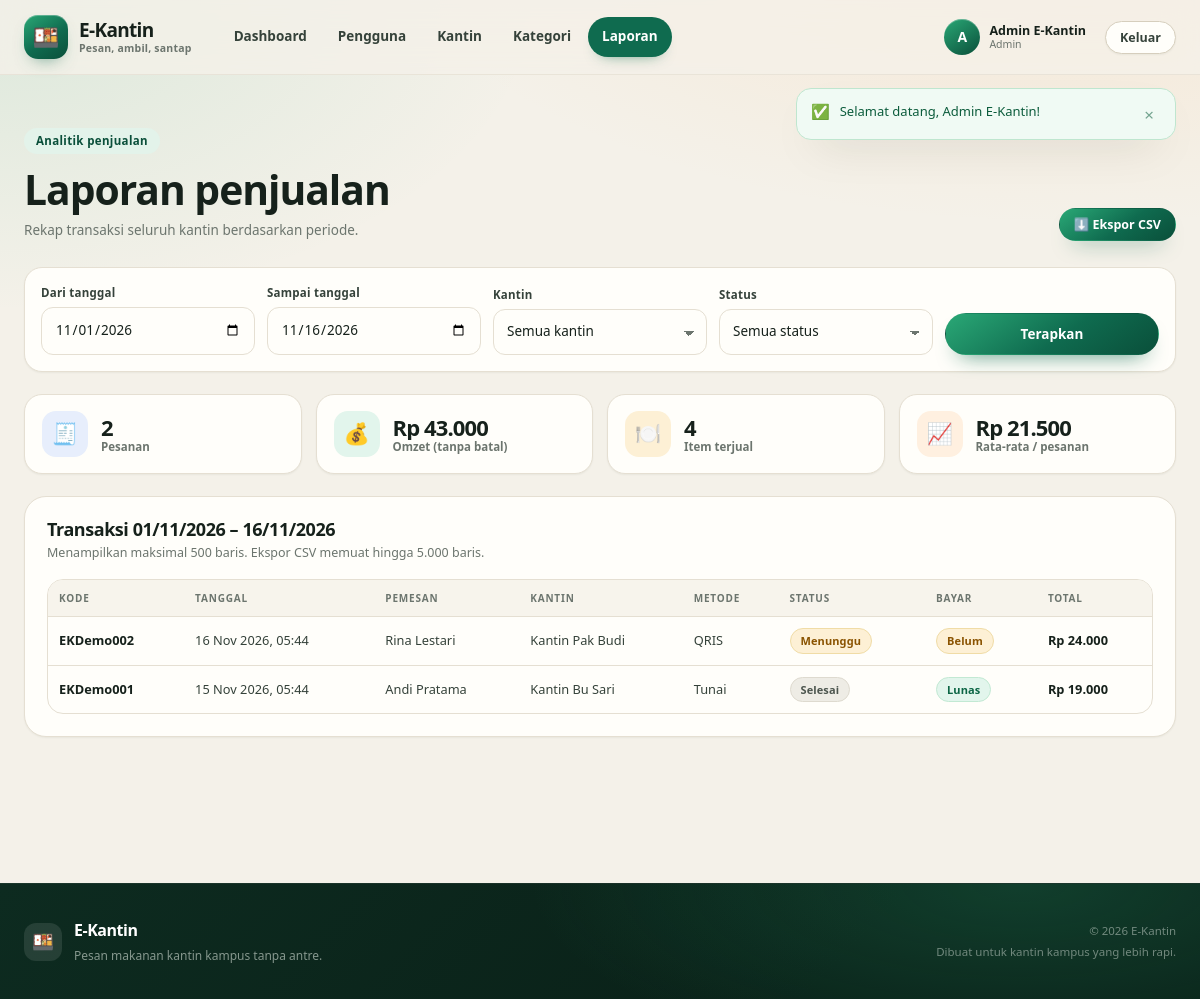
Page /admin/laporan.php (signed in) on the committed database.
### tables this page shows
CREATE TABLE IF NOT EXISTS users (
  id INT UNSIGNED AUTO_INCREMENT PRIMARY KEY,
  nama VARCHAR(100) NOT NULL,
  email VARCHAR(150) NOT NULL UNIQUE,
  password VARCHAR(255) NOT NULL,
  role ENUM('admin','kantin','siswa') NOT NULL DEFAULT 'siswa',
  no_hp VARCHAR(20) DEFAULT NULL,
  kantin_id INT UNSIGNED DEFAULT NULL,
  created_at TIMESTAMP NOT NULL DEFAULT CURRENT_TIMESTAMP,
  CONSTRAINT fk_users_kantin FOREIGN KEY (kantin_id) REFERENCES kantin(id) ON DELETE SET NULL
);

CREATE TABLE IF NOT EXISTS pesanan (
  id INT UNSIGNED AUTO_INCREMENT PRIMARY KEY,
  kode VARCHAR(20) NOT NULL UNIQUE,
  user_id INT UNSIGNED NOT NULL,
  kantin_id INT UNSIGNED NOT NULL,
  total INT UNSIGNED NOT NULL DEFAULT 0,
  metode ENUM('tunai','qris') NOT NULL DEFAULT 'tunai',
  status ENUM('menunggu','diproses','siap','selesai','dibatalkan') NOT NULL DEFAULT 'menunggu',
  status_bayar ENUM('belum','lunas') NOT NULL DEFAULT 'belum',
  catatan VARCHAR(255) DEFAULT NULL,
  created_at TIMESTAMP NOT NULL DEFAULT CURRENT_TIMESTAMP,
  updated_at TIMESTAMP NOT NULL DEFAULT CURRENT_TIMESTAMP ON UPDATE CURRENT_TIMESTAMP,
  CONSTRAINT fk_pesanan_user FOREIGN KEY (user_id) REFERENCES users(id) ON DELETE CASCADE,
  CONSTRAINT fk_pesanan_kantin FOREIGN KEY (kantin_id) REFERENCES kantin(id) ON DELETE CASCADE
);

CREATE TABLE IF NOT EXISTS kantin (
  id INT UNSIGNED AUTO_INCREMENT PRIMARY KEY,
  nama VARCHAR(100) NOT NULL,
  deskripsi VARCHAR(255) DEFAULT NULL,
  lokasi VARCHAR(150) DEFAULT NULL,
  is_open TINYINT(1) NOT NULL DEFAULT 1,
  created_at TIMESTAMP NOT NULL DEFAULT CURRENT_TIMESTAMP
);

### includes/functions.php (called while the page is built, shortened)
<?php
function url(string $path = ''): string
{
    return BASE_URL . '/' . ltrim($path, '/');
}
function e(mixed $value): string
{
    return htmlspecialchars((string) $value, ENT_QUOTES, 'UTF-8');
}
function take_flashes(): array
{
    $flashes = $_SESSION['flash'] ?? [];
    return $flashes;
}
function current_user(): ?array
{
    global $pdo;
    static $cached = false;
    if ($cached !== false) {
        return $cached;
    }
    $stmt = $pdo->prepare(
        'SELECT u.*, k.nama AS nama_kantin, k.is_open AS kantin_open
         FROM users u
         LEFT JOIN kantin k ON k.id = u.kantin_id
         WHERE u.id = ?'
    );
    $stmt->execute([(int) $_SESSION['user_id']]);
    $user = $stmt->fetch();
    return $cached = $user;
}
function require_login(): array
{
    $user = current_user();
    return $user;
}
function require_role(string $role): array
{
    $user = require_login();
    return $user;
}
function role_label(string $role): string
{
    return match ($role) {
        'admin'  => 'Admin',
        'kantin' => 'Pengelola Kantin',
        default  => 'Siswa',
    };
}
function rupiah(int|float|string $number): string
{
    return 'Rp ' . number_format((int) $number, 0, ',', '.');
}
function tanggal_id(?string $datetime): string
{
    $time = strtotime($datetime);
    $bulan = [1 => 'Jan', 'Feb', 'Mar', 'Apr', 'Mei', 'Jun', 'Jul', 'Agu', 'Sep', 'Okt', 'Nov', 'Des'];
    return date('d', $time) . ' ' . $bulan[(int) date('n', $time)] . ' ' . date('Y', $time) . ', ' . date('H:i', $time);
}
function status_meta(string $status): array
{
    return match ($status) {
        'diproses'  => ['label' => 'Diproses', 'class' => 'badge-blue', 'icon' => '👨‍🍳'],
        'siap'      => ['label' => 'Siap diambil', 'class' => 'badge-green', 'icon' => '✅'],
        'selesai'   => ['label' => 'Selesai', 'class' => 'badge-gray', 'icon' => '🏁'],
        'dibatalkan'=> ['label' => 'Dibatalkan', 'class' => 'badge-red', 'icon' => '✖️'],
        default     => ['label' => 'Menunggu', 'class' => 'badge-amber', 'icon' => '⏳'],
    };
}
function metode_label(string $metode): string
{
    return $metode === 'qris' ? 'QRIS' : 'Tunai';
}

### admin/laporan.php (the view, shortened to what this page needs)
<?php
require __DIR__ . '/../config.php';
$user = require_role('admin');
$dari = (string) ($_GET['dari'] ?? date('Y-m-01'));
$sampai = (string) ($_GET['sampai'] ?? date('Y-m-d'));
$statusFilter = (string) ($_GET['status'] ?? '');
$allowedStatus = ['menunggu', 'diproses', 'siap', 'selesai', 'dibatalkan'];
if (!in_array($statusFilter, $allowedStatus, true)) {
    $statusFilter = '';
}
$kantinFilter = (int) ($_GET['kantin'] ?? 0);
$where = ['DATE(p.created_at) BETWEEN ? AND ?'];
$params = [$dari, $sampai];
$whereSql = implode(' AND ', $where);
$sql = "SELECT p.*, u.nama AS nama_pemesan, k.nama AS nama_kantin
        FROM pesanan p
        JOIN users u ON u.id = p.user_id
        JOIN kantin k ON k.id = p.kantin_id
        WHERE $whereSql
        ORDER BY p.created_at DESC";
$stmt = $pdo->prepare($sql . ' LIMIT 500');
$stmt->execute($params);
$orders = $stmt->fetchAll();
$summaryStmt = $pdo->prepare(
    "SELECT COUNT(*) AS jumlah,
            COALESCE(SUM(CASE WHEN p.status <> 'dibatalkan' THEN p.total ELSE 0 END), 0) AS omzet
     FROM pesanan p WHERE $whereSql"
);
$summaryStmt->execute($params);
$summary = $summaryStmt->fetch();
$itemSql = "SELECT COALESCE(SUM(d.qty), 0)
            FROM pesanan_detail d
            JOIN pesanan p ON p.id = d.pesanan_id
            WHERE $whereSql AND p.status <> 'dibatalkan'";
$itemStmt = $pdo->prepare($itemSql);
$itemStmt->execute($params);
$totalItems = (int) $itemStmt->fetchColumn();
$average = (int) $summary['jumlah'] > 0 ? (int) $summary['omzet'] / (int) $summary['jumlah'] : 0;
$queryString = http_build_query(array_filter([
    'dari'   => $dari,
    'sampai' => $sampai,
    'status' => $statusFilter,
    'kantin' => $kantinFilter,
]));
$active = 'laporan';
require __DIR__ . '/../includes/header.php';
?>
<section class="section">
    <div class="page-head">
        <div>
            <span class="eyebrow">Analitik penjualan</span>
            <h1>Laporan penjualan</h1>
            <p class="section-sub">Rekap transaksi seluruh kantin berdasarkan periode.</p>
        </div>
        <a class="btn btn-primary btn-sm" href="<?= e(url('admin/laporan.php?' . $queryString . '&export=csv')) ?>">⬇️ Ekspor CSV</a>
    </div>
    <form class="report-filter" method="get">
        <label class="field">
            <span>Dari tanggal</span>
            <input type="date" name="dari" value="<?= e($dari) ?>">
        </label>
        <label class="field">
            <span>Sampai tanggal</span>
            <input type="date" name="sampai" value="<?= e($sampai) ?>">
        </label>
        <label class="field">
            <span>Kantin</span>
            <select name="kantin">
                <option value="0">Semua kantin</option>
            </select>
        </label>
        <label class="field">
            <span>Status</span>
            <select name="status">
                <option value="">Semua status</option>
            </select>
        </label>
        <button class="btn btn-primary" type="submit">Terapkan</button>
    </form>
    <div class="stat-grid">
        <div class="stat-card">
            <span class="stat-icon blue">🧾</span>
            <div><strong><?= (int) $summary['jumlah'] ?></strong><span>Pesanan</span></div>
        </div>
        <div class="stat-card">
            <span class="stat-icon green">💰</span>
            <div><strong><?= e(rupiah($summary['omzet'])) ?></strong><span>Omzet (tanpa batal)</span></div>
        </div>
        <div class="stat-card">
            <span class="stat-icon amber">🍽️</span>
            <div><strong><?= number_format($totalItems, 0, ',', '.') ?></strong><span>Item terjual</span></div>
        </div>
        <div class="stat-card">
            <span class="stat-icon brand">📈</span>
            <div><strong><?= e(rupiah($average)) ?></strong><span>Rata-rata / pesanan</span></div>
        </div>
    </div>
    <div class="panel">
        <div class="panel-head row-between">
            <div>
                <h2>Transaksi <?= e(date('d/m/Y', strtotime($dari))) ?> – <?= e(date('d/m/Y', strtotime($sampai))) ?></h2>
                <p>Menampilkan maksimal 500 baris. Ekspor CSV memuat hingga 5.000 baris.</p>
            </div>
        </div>
        <?php if (!$orders): ?>
            <div class="empty-inline"><span>📊</span><p>Tidak ada transaksi pada filter ini.</p></div>
        <?php else: ?>
            <div class="table-wrap">
                <table class="data-table">
                    <thead>
                        <tr>
                            <th>Kode</th><th>Tanggal</th><th>Pemesan</th><th>Kantin</th>
                            <th>Metode</th><th>Status</th><th>Bayar</th><th>Total</th>
                        </tr>
                    </thead>
                    <tbody>
                        <?php foreach ($orders as $order): ?>
                            <?php $meta = status_meta($order['status']); ?>
                            <tr>
                                <td><strong><?= e($order['kode']) ?></strong></td>
                                <td class="nowrap muted"><?= e(tanggal_id($order['created_at'])) ?></td>
                                <td><?= e($order['nama_pemesan']) ?></td>
                                <td><?= e($order['nama_kantin']) ?></td>
                                <td><?= e(metode_label($order['metode'])) ?></td>
                                <td><span class="badge <?= e($meta['class']) ?>"><?= e($meta['label']) ?></span></td>
                                <td><span class="badge <?= $order['status_bayar'] === 'lunas' ? 'badge-green' : 'badge-amber' ?>"><?= $order['status_bayar'] === 'lunas' ? 'Lunas' : 'Belum' ?></span></td>
                                <td class="nowrap"><strong><?= e(rupiah($order['total'])) ?></strong></td>
                            </tr>
                        <?php endforeach; ?>
                    </tbody>
                </table>
            </div>
        <?php endif; ?>
    </div>
</section>
<?php require __DIR__ . '/../includes/footer.php'; ?>

### includes/header.php (shortened to what this page needs)
<?php
$user = current_user();
$active = $active ?? '';
$bodyClass = $bodyClass ?? '';
?>
<!DOCTYPE html>
<html lang="id">
<head>
    <link rel="stylesheet" href="<?= e(url('assets/style.css')) ?>">
</head>
<body class="<?= e($bodyClass) ?>">
<header class="site-header" data-header>
    <div class="container nav-wrap">
        <a class="brand" href="<?= e(url('index.php')) ?>">
            <span class="brand-mark">🍱</span>
            <span class="brand-text">
                <strong>E-Kantin</strong>
                <small>Pesan, ambil, santap</small>
            </span>
        </a>
        <nav class="main-nav" data-nav>
            <?php if (!$user): ?>
                <a class="<?= $active === 'menu' ? 'active' : '' ?>" href="<?= e(url('index.php')) ?>">Menu</a>
            <?php elseif ($user['role'] === 'siswa'): ?>
                <a class="<?= $active === 'menu' ? 'active' : '' ?>" href="<?= e(url('index.php')) ?>">Menu</a>
                <a class="<?= $active === 'pesanan' ? 'active' : '' ?>" href="<?= e(url('pesanan.php')) ?>">Pesanan Saya</a>
            <?php else: ?>
                <a class="<?= $active === 'dashboard' ? 'active' : '' ?>" href="<?= e(url('admin/index.php')) ?>">Dashboard</a>
                <a class="<?= $active === 'pengguna' ? 'active' : '' ?>" href="<?= e(url('admin/pengguna.php')) ?>">Pengguna</a>
                <a class="<?= $active === 'kantin' ? 'active' : '' ?>" href="<?= e(url('admin/kantin.php')) ?>">Kantin</a>
                <a class="<?= $active === 'kategori' ? 'active' : '' ?>" href="<?= e(url('admin/kategori.php')) ?>">Kategori</a>
                <a class="<?= $active === 'laporan' ? 'active' : '' ?>" href="<?= e(url('admin/laporan.php')) ?>">Laporan</a>
            <?php endif; ?>
        </nav>
        <div class="nav-actions">
            <?php if ($user): ?>
                <div class="user-menu">
                    <a class="user-chip" href="<?= e(url('akun.php')) ?>">
                        <span class="avatar"><?= e(strtoupper(mb_substr($user['nama'], 0, 1))) ?></span>
                        <span class="user-chip-text">
                            <strong><?= e($user['nama']) ?></strong>
                            <small><?= e(role_label($user['role'])) ?></small>
                        </span>
                    </a>
                    <a class="btn btn-ghost btn-sm" href="<?= e(url('logout.php')) ?>">Keluar</a>
                </div>
            <?php else: ?>
                <a class="btn btn-ghost btn-sm" href="<?= e(url('login.php')) ?>">Masuk</a>
                <a class="btn btn-primary btn-sm" href="<?= e(url('register.php')) ?>">Daftar</a>
            <?php endif; ?>
        </div>
    </div>
</header>
<?php $flashes = take_flashes(); ?>
<?php if ($flashes): ?>
    <div class="container flash-stack">
        <?php foreach ($flashes as $item): ?>
            <div class="flash flash-<?= e($item['type']) ?>" role="status" data-flash>
                <span class="flash-icon"><?= $item['type'] === 'success' ? '✅' : ($item['type'] === 'error' ? '⚠️' : 'ℹ️') ?></span>
                <span><?= e($item['message']) ?></span>
                <button type="button" class="flash-close" aria-label="Tutup" data-flash-close>×</button>
            </div>
        <?php endforeach; ?>
    </div>
<?php endif; ?>
<main class="page">

### rows in the picture
users: nama "A", nama "Admin E-Kantin", role "Admin"
pesanan: kode "EKDemo002", created_at "16 Nov 2026, 05:44", user.nama "Rina Lestari", kantin.nama "Kantin Pak Budi", metode "QRIS", status "Menunggu", status_bayar "Belum", total "Rp 24.000"
pesanan: kode "EKDemo001", created_at "15 Nov 2026, 05:44", user.nama "Andi Pratama", kantin.nama "Kantin Bu Sari", metode "Tunai", status "Selesai", status_bayar "Lunas", total "Rp 19.000"

### other values in the picture
$item['message'] "Selamat datang, Admin E-Kantin!"
$summary['jumlah'] "2"
rupiah($summary['omzet']) "Rp 43.000"
$totalItems "4"
rupiah($average) "Rp 21.500"
